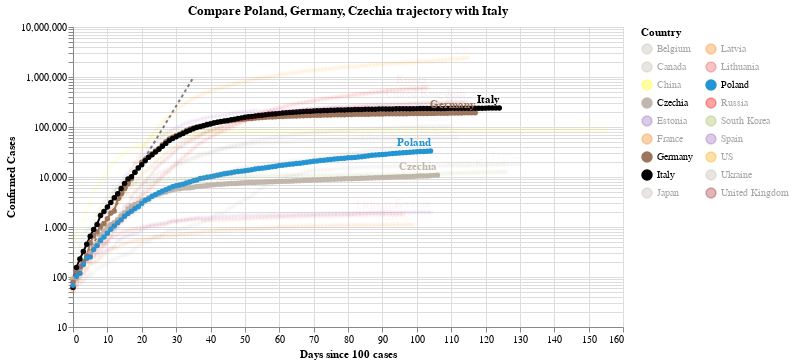

Source (notebook cell):
### Code cell
#hide_input
chart2 = make_since_chart(dff2,['Poland', 'Germany', 'Czechia'], baseline_countries)
chart2

### Figure 1 — Vega-Lite specification as saved in the notebook (floating-point values rounded to 4 significant figures; data arrays with more than 128 entries replaced by an {"elided": "..."} marker saying what was removed)
{"config": {"view": {"continuousWidth": 400, "continuousHeight": 300}}, "layer": [{"data": {"name": "data-628230001892d6798b50651be41d1b3e"}, "mark": {"type": "line", "color": "black", "opacity": 0.5, "strokeDash": [3, 3]}, "encoding": {"x": {"type": "quantitative", "field": "Days since 100 cases"}, "y": {"type": "quantitative", "field": "Confirmed Cases"}}}, {"data": {"name": "data-ab7d8306168a25d8ab734f0208bad2ff"}, "mark": {"type": "line", "point": true}, "encoding": {"color": {"type": "nominal", "field": "Country", "legend": {"columns": 2}, "scale": {"domain": ["Belgium", "Canada", "China", "Czechia", "Estonia", "France", "Germany", "Italy", "Japan", "Latvia", "Lithuania", "Poland", "Russia", "South Korea", "Spain", "US", "Ukraine", "United Kingdom"], "range": ["#C1B7AD", "#C1B7AD", "yellow", "#C1B7AD", "#9467bd", "#F58518", "#9D755D", "black", "#C1B7AD", "#F58518", "#E45756", "#2495D3", "red", "#A1BA59", "#9467bd", "orange", "#C1B7AD", "brown"]}}, "opacity": {"condition": {"value": 1, "selection": "selector007"}, "value": 0.05}, "tooltip": [{"type": "nominal", "field": "Country"}, {"type": "temporal", "field": "Date"}, {"type": "quantitative", "field": "Confirmed Cases"}, {"type": "quantitative", "field": "Days since 100 cases"}], "x": {"type": "quantitative", "field": "Days since 100 cases"}, "y": {"type": "quantitative", "field": "Confirmed Cases", "scale": {"type": "log"}}}, "selection": {"selector007": {"type": "multi", "fields": ["Country"], "bind": "legend", "init": [{"Country": "Poland"}, {"Country": "Germany"}, {"Country": "Czechia"}, {"Country": "Italy"}]}}, "width": 550}, {"data": {"name": "data-ab7d8306168a25d8ab734f0208bad2ff"}, "mark": {"type": "text", "align": "right", "dy": -8, "fontWeight": "bold"}, "encoding": {"color": {"type": "nominal", "field": "Country", "legend": {"columns": 2}, "scale": {"domain": ["Belgium", "Canada", "China", "Czechia", "Estonia", "France", "Germany", "Italy", "Japan", "Latvia", "Lithuania", "Poland", "Russia", "South Korea", "Spain", "US", "Ukraine", "United Kingdom"], "range": ["#C1B7AD", "#C1B7AD", "yellow", "#C1B7AD", "#9467bd", "#F58518", "#9D755D", "black", "#C1B7AD", "#F58518", "#E45756", "#2495D3", "red", "#A1BA59", "#9467bd", "orange", "#C1B7AD", "brown"]}}, "opacity": {"condition": {"value": 1, "selection": "selector007"}, "value": 0.05}, "text": {"type": "nominal", "field": "Country"}, "tooltip": [{"type": "nominal", "field": "Country"}, {"type": "temporal", "field": "Date"}, {"type": "quantitative", "field": "Confirmed Cases"}, {"type": "quantitative", "field": "Days since 100 cases"}], "x": {"type": "quantitative", "field": "Days since 100 cases"}, "y": {"type": "quantitative", "field": "Confirmed Cases", "scale": {"type": "log"}}}, "transform": [{"filter": "(datum['Date'] >= 1593043200000)"}], "width": 550}], "title": "Compare Poland, Germany, Czechia trajectory with Italy", "$schema": "https://vega.github.io/schema/vega-lite/v4.0.2.json", "datasets": {"data-628230001892d6798b50651be41d1b3e": [{"Days since 100 cases": 0, "Confirmed Cases": 100.0}, {"Days since 100 cases": 1, "Confirmed Cases": 130.0}, {"Days since 100 cases": 2, "Confirmed Cases": 169.0}, {"Days since 100 cases": 3, "Confirmed Cases": 219.7}, {"Days since 100 cases": 4, "Confirmed Cases": 285.6}, {"Days since 100 cases": 5, "Confirmed Cases": 371.3}, {"Days since 100 cases": 6, "Confirmed Cases": 482.7}, {"Days since 100 cases": 7, "Confirmed Cases": 627.5}, {"Days since 100 cases": 8, "Confirmed Cases": 815.7}, {"Days since 100 cases": 9, "Confirmed Cases": 1060.0}, {"Days since 100 cases": 10, "Confirmed Cases": 1379.0}, {"Days since 100 cases": 11, "Confirmed Cases": 1792.0}, {"Days since 100 cases": 12, "Confirmed Cases": 2330.0}, {"Days since 100 cases": 13, "Confirmed Cases": 3029.0}, {"Days since 100 cases": 14, "Confirmed Cases": 3937.0}, {"Days since 100 cases": 15, "Confirmed Cases": 5119.0}, {"Days since 100 cases": 16, "Confirmed Cases": 6654.0}, {"Days since 100 cases": 17, "Confirmed Cases": 8650.0}, {"Days since 100 cases": 18, "Confirmed Cases": 11250.0}, {"Days since 100 cases": 19, "Confirmed Cases": 14620.0}, {"Days since 100 cases": 20, "Confirmed Cases": 19000.0}, {"Days since 100 cases": 21, "Confirmed Cases": 24710.0}, {"Days since 100 cases": 22, "Confirmed Cases": 32120.0}, {"Days since 100 cases": 23, "Confirmed Cases": 41750.0}, {"Days since 100 cases": 24, "Confirmed Cases": 54280.0}, {"Days since 100 cases": 25, "Confirmed Cases": 70560.0}, {"Days since 100 cases": 26, "Confirmed Cases": 91730.0}, {"Days since 100 cases": 27, "Confirmed Cases": 119300.0}, {"Days since 100 cases": 28, "Confirmed Cases": 155000.0}, {"Days since 100 cases": 29, "Confirmed Cases": 201500.0}, {"Days since 100 cases": 30, "Confirmed Cases": 262000.0}, {"Days since 100 cases": 31, "Confirmed Cases": 340600.0}, {"Days since 100 cases": 32, "Confirmed Cases": 442800.0}, {"Days since 100 cases": 33, "Confirmed Cases": 575600.0}, {"Days since 100 cases": 34, "Confirmed Cases": 748300.0}, {"Days since 100 cases": 35, "Confirmed Cases": 972800.0}], "data-ab7d8306168a25d8ab734f0208bad2ff": {"elided": "2062 records"}}}
